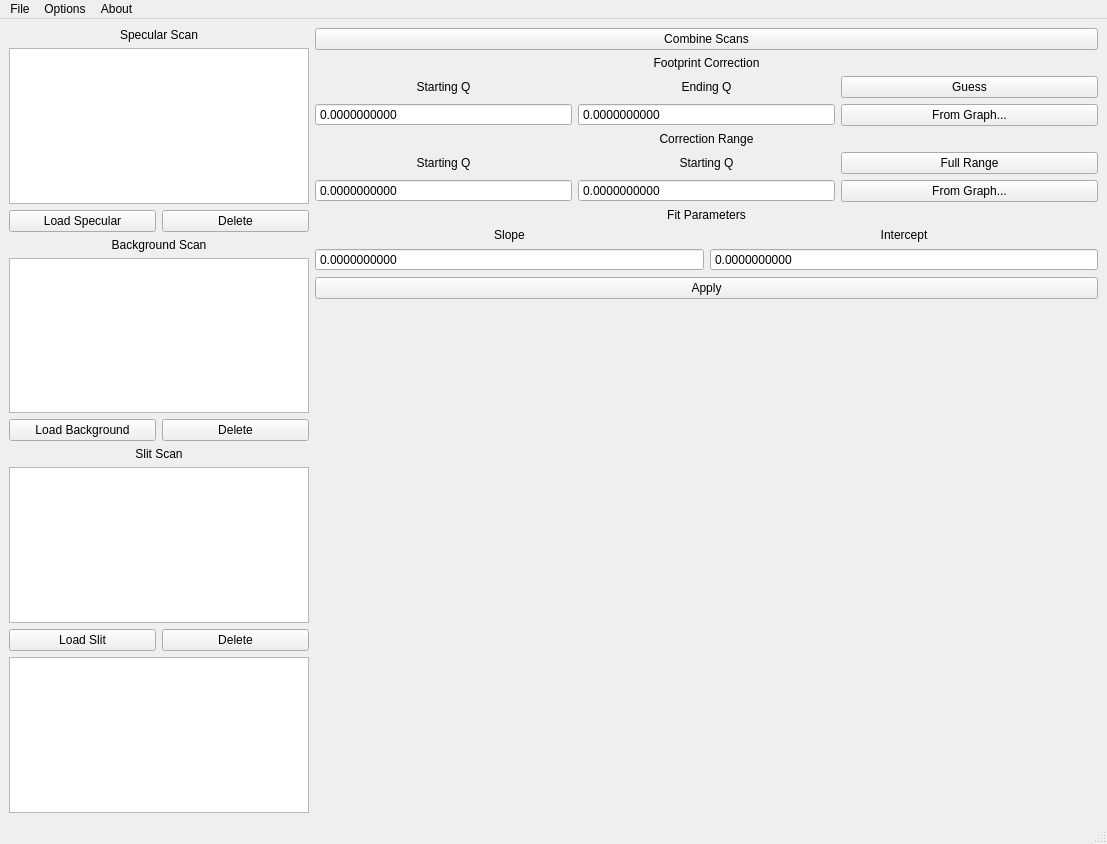
<?xml version="1.0" encoding="UTF-8"?>
<ui version="4.0">
 <class>MainWindow</class>
 <widget class="QMainWindow" name="MainWindow">
  <property name="geometry">
   <rect>
    <x>0</x>
    <y>0</y>
    <width>1107</width>
    <height>844</height>
   </rect>
  </property>
  <property name="windowTitle">
   <string>MainWindow</string>
  </property>
  <widget class="QWidget" name="centralwidget">
   <layout class="QHBoxLayout" name="horizontalLayout_2">
    <item>
     <layout class="QVBoxLayout" name="verticalLayout_3">
      <item>
       <layout class="QGridLayout" name="gridLayout_4">
        <item row="1" column="0" colspan="2">
         <widget class="QListWidget" name="specWidget">
          <property name="maximumSize">
           <size>
            <width>300</width>
            <height>16777215</height>
           </size>
          </property>
          <property name="selectionMode">
           <enum>QAbstractItemView::ExtendedSelection</enum>
          </property>
         </widget>
        </item>
        <item row="2" column="0">
         <widget class="QPushButton" name="loadSpecButton">
          <property name="maximumSize">
           <size>
            <width>300</width>
            <height>16777215</height>
           </size>
          </property>
          <property name="text">
           <string>Load Specular</string>
          </property>
         </widget>
        </item>
        <item row="2" column="1">
         <widget class="QPushButton" name="deleteSpecButton">
          <property name="text">
           <string>Delete</string>
          </property>
         </widget>
        </item>
        <item row="0" column="0" colspan="2">
         <widget class="QLabel" name="label_4">
          <property name="maximumSize">
           <size>
            <width>300</width>
            <height>16777215</height>
           </size>
          </property>
          <property name="text">
           <string>Specular Scan</string>
          </property>
          <property name="alignment">
           <set>Qt::AlignCenter</set>
          </property>
         </widget>
        </item>
       </layout>
      </item>
      <item>
       <layout class="QGridLayout" name="gridLayout_3">
        <item row="1" column="0" colspan="2">
         <widget class="QListWidget" name="backWidget">
          <property name="maximumSize">
           <size>
            <width>300</width>
            <height>16777215</height>
           </size>
          </property>
          <property name="selectionMode">
           <enum>QAbstractItemView::ExtendedSelection</enum>
          </property>
         </widget>
        </item>
        <item row="2" column="0">
         <widget class="QPushButton" name="loadBackButton">
          <property name="maximumSize">
           <size>
            <width>300</width>
            <height>16777215</height>
           </size>
          </property>
          <property name="text">
           <string>Load Background</string>
          </property>
         </widget>
        </item>
        <item row="2" column="1">
         <widget class="QPushButton" name="deleteBackgroundButton">
          <property name="text">
           <string>Delete</string>
          </property>
         </widget>
        </item>
        <item row="0" column="0" colspan="2">
         <widget class="QLabel" name="label_5">
          <property name="maximumSize">
           <size>
            <width>300</width>
            <height>16777215</height>
           </size>
          </property>
          <property name="text">
           <string>Background Scan</string>
          </property>
          <property name="alignment">
           <set>Qt::AlignCenter</set>
          </property>
         </widget>
        </item>
       </layout>
      </item>
      <item>
       <layout class="QGridLayout" name="gridLayout_2">
        <item row="1" column="0" colspan="2">
         <widget class="QListWidget" name="slitWidget">
          <property name="maximumSize">
           <size>
            <width>300</width>
            <height>16777215</height>
           </size>
          </property>
          <property name="selectionMode">
           <enum>QAbstractItemView::ExtendedSelection</enum>
          </property>
         </widget>
        </item>
        <item row="2" column="0">
         <widget class="QPushButton" name="loadSlitButton">
          <property name="maximumSize">
           <size>
            <width>300</width>
            <height>16777215</height>
           </size>
          </property>
          <property name="text">
           <string>Load Slit</string>
          </property>
         </widget>
        </item>
        <item row="2" column="1">
         <widget class="QPushButton" name="deleteSlitButton">
          <property name="text">
           <string>Delete</string>
          </property>
         </widget>
        </item>
        <item row="0" column="0" colspan="2">
         <widget class="QLabel" name="label_6">
          <property name="maximumSize">
           <size>
            <width>300</width>
            <height>16777215</height>
           </size>
          </property>
          <property name="text">
           <string>Slit Scan</string>
          </property>
          <property name="alignment">
           <set>Qt::AlignCenter</set>
          </property>
         </widget>
        </item>
       </layout>
      </item>
      <item>
       <widget class="QListWidget" name="logWidget">
        <property name="maximumSize">
         <size>
          <width>300</width>
          <height>16777215</height>
         </size>
        </property>
       </widget>
      </item>
     </layout>
    </item>
    <item>
     <layout class="QVBoxLayout" name="plotLayout"/>
    </item>
    <item>
     <layout class="QVBoxLayout" name="verticalLayout_4">
      <item>
       <layout class="QGridLayout" name="gridLayout">
        <item row="1" column="0" colspan="3">
         <widget class="QLabel" name="label_3">
          <property name="text">
           <string>Footprint Correction</string>
          </property>
          <property name="alignment">
           <set>Qt::AlignCenter</set>
          </property>
         </widget>
        </item>
        <item row="4" column="0">
         <layout class="QVBoxLayout" name="verticalLayout_6">
          <item>
           <widget class="QLabel" name="label_8">
            <property name="text">
             <string>Starting Q</string>
            </property>
            <property name="alignment">
             <set>Qt::AlignCenter</set>
            </property>
           </widget>
          </item>
          <item>
           <widget class="QDoubleSpinBox" name="footprintRangeMin">
            <property name="buttonSymbols">
             <enum>QAbstractSpinBox::NoButtons</enum>
            </property>
            <property name="decimals">
             <number>10</number>
            </property>
            <property name="minimum">
             <double>-1000000000000000042420637374017961984.000000000000000</double>
            </property>
            <property name="maximum">
             <double>9999999999999999538762658202121142272.000000000000000</double>
            </property>
           </widget>
          </item>
         </layout>
        </item>
        <item row="4" column="1">
         <layout class="QVBoxLayout" name="verticalLayout_7">
          <item>
           <widget class="QLabel" name="label_9">
            <property name="text">
             <string>Starting Q</string>
            </property>
            <property name="alignment">
             <set>Qt::AlignCenter</set>
            </property>
           </widget>
          </item>
          <item>
           <widget class="QDoubleSpinBox" name="footprintRangeMax">
            <property name="buttonSymbols">
             <enum>QAbstractSpinBox::NoButtons</enum>
            </property>
            <property name="decimals">
             <number>10</number>
            </property>
            <property name="minimum">
             <double>-1000000000000000042420637374017961984.000000000000000</double>
            </property>
            <property name="maximum">
             <double>9999999999999999538762658202121142272.000000000000000</double>
            </property>
           </widget>
          </item>
         </layout>
        </item>
        <item row="4" column="2">
         <layout class="QVBoxLayout" name="verticalLayout_8">
          <item>
           <widget class="QPushButton" name="footprintRangeFull">
            <property name="text">
             <string>Full Range</string>
            </property>
           </widget>
          </item>
          <item>
           <widget class="QPushButton" name="footprintRangeFromGraph">
            <property name="text">
             <string>From Graph...</string>
            </property>
           </widget>
          </item>
         </layout>
        </item>
        <item row="2" column="1">
         <layout class="QVBoxLayout" name="verticalLayout_2">
          <item>
           <widget class="QLabel" name="label_2">
            <property name="text">
             <string>Ending Q</string>
            </property>
            <property name="alignment">
             <set>Qt::AlignCenter</set>
            </property>
           </widget>
          </item>
          <item>
           <widget class="QDoubleSpinBox" name="footprintCalcMax">
            <property name="buttonSymbols">
             <enum>QAbstractSpinBox::NoButtons</enum>
            </property>
            <property name="decimals">
             <number>10</number>
            </property>
            <property name="minimum">
             <double>-1000000000000000042420637374017961984.000000000000000</double>
            </property>
            <property name="maximum">
             <double>9999999999999999538762658202121142272.000000000000000</double>
            </property>
           </widget>
          </item>
         </layout>
        </item>
        <item row="7" column="0" colspan="3">
         <widget class="QPushButton" name="footprintApply">
          <property name="text">
           <string>Apply</string>
          </property>
         </widget>
        </item>
        <item row="2" column="0">
         <layout class="QVBoxLayout" name="verticalLayout">
          <item>
           <widget class="QLabel" name="label">
            <property name="text">
             <string>Starting Q</string>
            </property>
            <property name="alignment">
             <set>Qt::AlignCenter</set>
            </property>
           </widget>
          </item>
          <item>
           <widget class="QDoubleSpinBox" name="footprintCalcMin">
            <property name="buttonSymbols">
             <enum>QAbstractSpinBox::NoButtons</enum>
            </property>
            <property name="decimals">
             <number>10</number>
            </property>
            <property name="minimum">
             <double>-1000000000000000042420637374017961984.000000000000000</double>
            </property>
            <property name="maximum">
             <double>9999999999999999538762658202121142272.000000000000000</double>
            </property>
           </widget>
          </item>
         </layout>
        </item>
        <item row="3" column="0" colspan="3">
         <widget class="QLabel" name="label_7">
          <property name="text">
           <string>Correction Range</string>
          </property>
          <property name="alignment">
           <set>Qt::AlignCenter</set>
          </property>
         </widget>
        </item>
        <item row="2" column="2">
         <layout class="QVBoxLayout" name="verticalLayout_9">
          <item>
           <widget class="QPushButton" name="footprintCalcGuess">
            <property name="text">
             <string>Guess</string>
            </property>
           </widget>
          </item>
          <item>
           <widget class="QPushButton" name="footprintCalcFromGraph">
            <property name="text">
             <string>From Graph...</string>
            </property>
           </widget>
          </item>
         </layout>
        </item>
        <item row="5" column="0" colspan="3">
         <widget class="QLabel" name="label_10">
          <property name="text">
           <string>Fit Parameters</string>
          </property>
          <property name="alignment">
           <set>Qt::AlignCenter</set>
          </property>
         </widget>
        </item>
        <item row="6" column="0" colspan="3">
         <layout class="QHBoxLayout" name="horizontalLayout">
          <item>
           <layout class="QVBoxLayout" name="verticalLayout_10">
            <item>
             <widget class="QLabel" name="label_11">
              <property name="text">
               <string>Slope</string>
              </property>
              <property name="alignment">
               <set>Qt::AlignCenter</set>
              </property>
             </widget>
            </item>
            <item>
             <widget class="QDoubleSpinBox" name="footprintSlope">
              <property name="buttonSymbols">
               <enum>QAbstractSpinBox::NoButtons</enum>
              </property>
              <property name="decimals">
               <number>10</number>
              </property>
              <property name="minimum">
               <double>-10000000000000000102350670204085511496304388135324745728.000000000000000</double>
              </property>
              <property name="maximum">
               <double>1000000000000000048346692115553659057528394845890514255872.000000000000000</double>
              </property>
             </widget>
            </item>
           </layout>
          </item>
          <item>
           <layout class="QVBoxLayout" name="verticalLayout_11">
            <item>
             <widget class="QLabel" name="label_12">
              <property name="text">
               <string>Intercept</string>
              </property>
              <property name="alignment">
               <set>Qt::AlignCenter</set>
              </property>
             </widget>
            </item>
            <item>
             <widget class="QDoubleSpinBox" name="footprintIntercept">
              <property name="buttonSymbols">
               <enum>QAbstractSpinBox::NoButtons</enum>
              </property>
              <property name="decimals">
               <number>10</number>
              </property>
              <property name="minimum">
               <double>-100000000000000009190283508143378238084034459715684532224.000000000000000</double>
              </property>
              <property name="maximum">
               <double>10000000000000000102350670204085511496304388135324745728.000000000000000</double>
              </property>
             </widget>
            </item>
           </layout>
          </item>
         </layout>
        </item>
        <item row="0" column="0" colspan="3">
         <widget class="QPushButton" name="combineScansButton">
          <property name="text">
           <string>Combine Scans</string>
          </property>
         </widget>
        </item>
       </layout>
      </item>
      <item>
       <spacer name="verticalSpacer">
        <property name="orientation">
         <enum>Qt::Vertical</enum>
        </property>
        <property name="sizeHint" stdset="0">
         <size>
          <width>20</width>
          <height>471</height>
         </size>
        </property>
       </spacer>
      </item>
     </layout>
    </item>
   </layout>
  </widget>
  <widget class="QMenuBar" name="menubar">
   <property name="geometry">
    <rect>
     <x>0</x>
     <y>0</y>
     <width>1107</width>
     <height>21</height>
    </rect>
   </property>
   <widget class="QMenu" name="menuFile">
    <property name="title">
     <string>File</string>
    </property>
    <addaction name="actionExport"/>
   </widget>
   <widget class="QMenu" name="menuOptions">
    <property name="title">
     <string>Options</string>
    </property>
    <widget class="QMenu" name="menuX_axis">
     <property name="title">
      <string>X-Axis</string>
     </property>
     <addaction name="actionQ"/>
     <addaction name="action2Theta"/>
    </widget>
    <widget class="QMenu" name="menuY_Axis">
     <property name="title">
      <string>Y-Axis</string>
     </property>
     <addaction name="actionLog"/>
     <addaction name="actionLinear"/>
    </widget>
    <addaction name="menuX_axis"/>
    <addaction name="menuY_Axis"/>
   </widget>
   <widget class="QMenu" name="menuAbout">
    <property name="title">
     <string>About</string>
    </property>
   </widget>
   <addaction name="menuFile"/>
   <addaction name="menuOptions"/>
   <addaction name="menuAbout"/>
  </widget>
  <widget class="QStatusBar" name="statusbar"/>
  <action name="actionOpen">
   <property name="text">
    <string>Open...</string>
   </property>
  </action>
  <action name="actionExport">
   <property name="text">
    <string>Export...</string>
   </property>
  </action>
  <action name="actionQ">
   <property name="checkable">
    <bool>true</bool>
   </property>
   <property name="checked">
    <bool>true</bool>
   </property>
   <property name="text">
    <string>Q</string>
   </property>
  </action>
  <action name="action2Theta">
   <property name="checkable">
    <bool>true</bool>
   </property>
   <property name="text">
    <string>2Θ</string>
   </property>
  </action>
  <action name="actionLinear">
   <property name="checkable">
    <bool>true</bool>
   </property>
   <property name="text">
    <string>Linear</string>
   </property>
  </action>
  <action name="actionLog">
   <property name="checkable">
    <bool>true</bool>
   </property>
   <property name="checked">
    <bool>true</bool>
   </property>
   <property name="text">
    <string>Log</string>
   </property>
  </action>
 </widget>
 <resources/>
 <connections/>
</ui>
